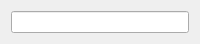
<?xml version="1.0" encoding="UTF-8"?>
<ui version="4.0">
 <class>TaskObjectName</class>
 <widget class="QWidget" name="TaskObjectName">
  <property name="geometry">
   <rect>
    <x>0</x>
    <y>0</y>
    <width>200</width>
    <height>40</height>
   </rect>
  </property>
  <property name="windowTitle">
   <string>Form</string>
  </property>
  <layout class="QVBoxLayout" name="verticalLayout">
   <item>
    <layout class="QHBoxLayout" name="horizontalLayout">
     <item>
      <widget class="QLineEdit" name="lineEdit_ObjectName">
       <property name="readOnly">
        <bool>false</bool>
       </property>
      </widget>
     </item>
    </layout>
   </item>
  </layout>
 </widget>
 <resources/>
 <connections/>
</ui>
